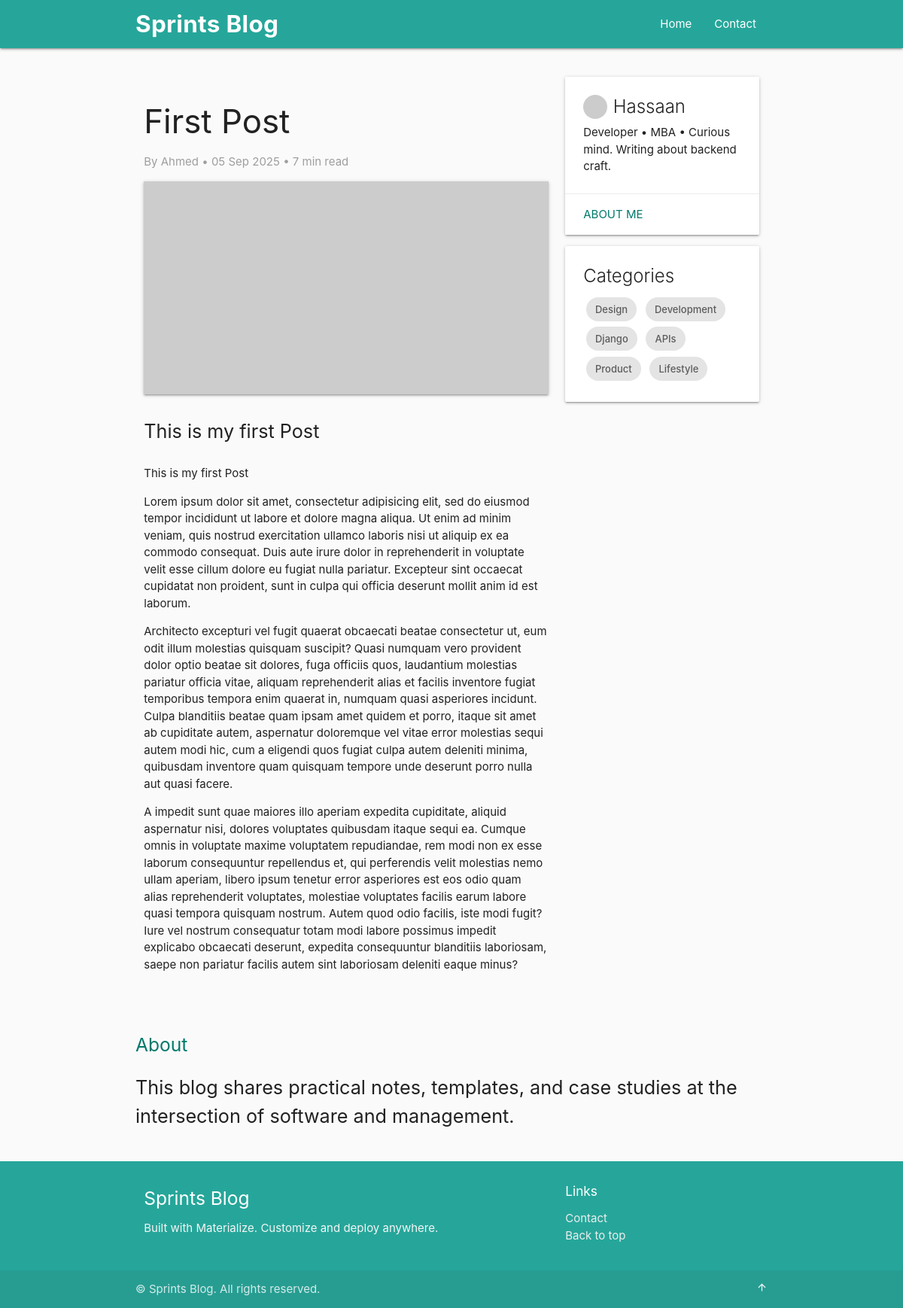
/blog/first-post/, run on the app's committed database.
### blog/models.py (models this page shows, shortened)
class Post(models.Model):
    title = models.CharField(max_length=200)
    body = models.TextField()
    created_at = models.DateTimeField(auto_now_add=True)
    updated_at = models.DateTimeField(auto_now=True)
    author = models.ForeignKey("users.User", on_delete=models.CASCADE)
    slug = models.SlugField(default = "", null=False)

### users/models.py (models this page shows)
class User(AbstractUser):
    first_name = None
    last_name = None
    name = models.CharField(max_length=150)

### blog/views.py (the view)
# urls.py: path("<str:slug>/", blog_post, name="blog-post"),
def blog_post(request, slug: str):
    try:
        post = Post.objects.get(slug=slug)
    except Post.DoesNotExist:
        raise Http404()
    return render(request, "blog/post.html", context={"post": post})

### blog/templates/blog/post.html
{% extends "blog/base.html" %}
{% block body %}
<article id="post" class="section">
    <h3>{{ post.title }}</h3>
    <p class="grey-text">By {{post.author.name}} • {{post.created_at|date:"d M Y"}} • 7 min read</p>
    <img class="responsive-img z-depth-1" src="https://picsum.photos/1200/630" alt="Cover" />
    <p class="flow-text">{{post.body|truncatechars:25}}</p>
    <p>{{ post.body }}</p>
    {% lorem 3 p %}
</article>
{% endblock %}

### blog/static/blog/base.css (style rules this page uses)
body { background: #fafafa; }

### data on the page
Post: title "First Post", author.name "Ahmed", created_at "05 Sep 2025", body "This is my first Post"
